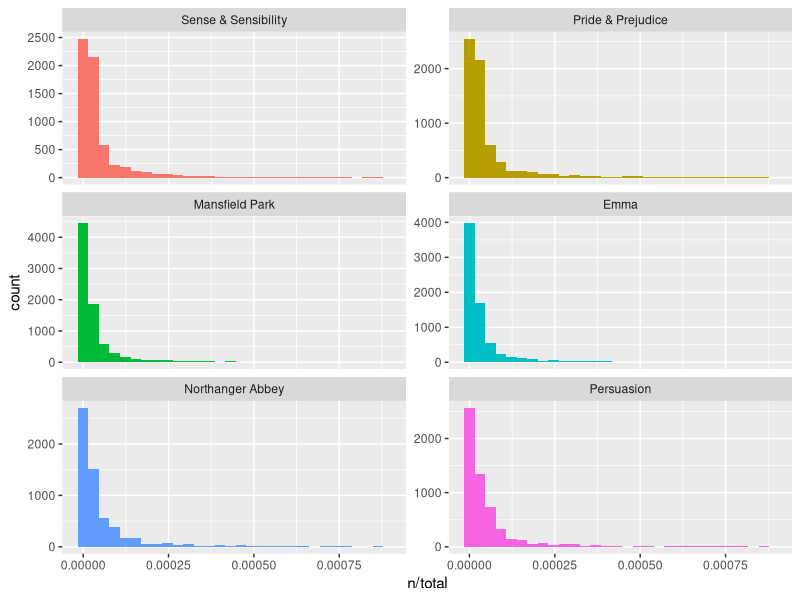
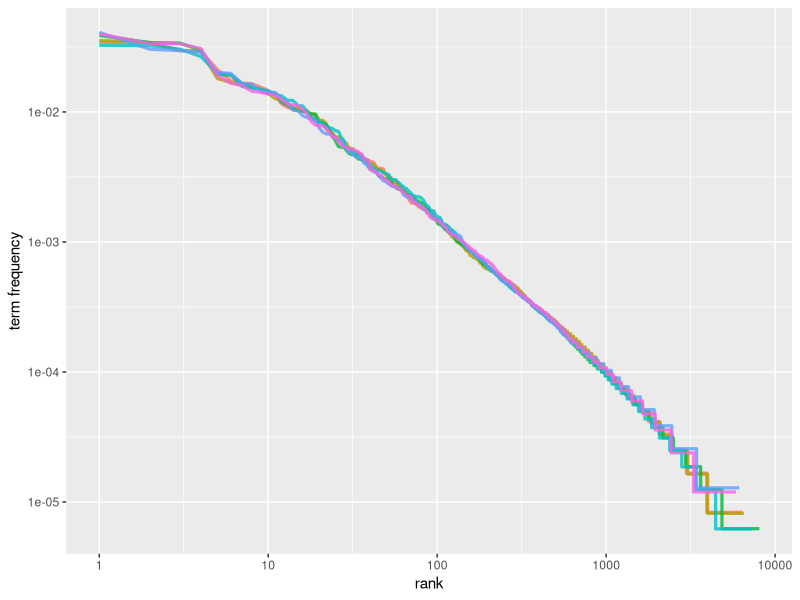
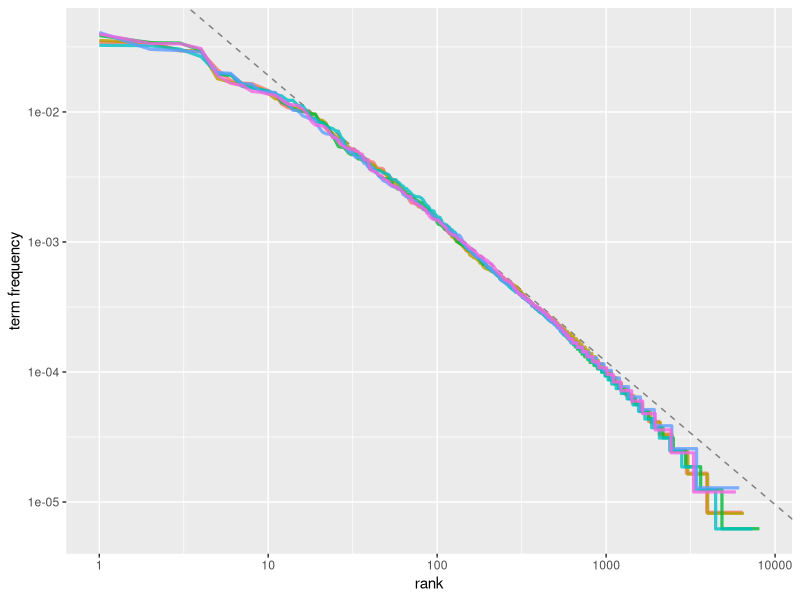

Write the R code that produced these figures, in order.
library(dplyr)
library(janeaustenr)
library(tidytext)

#Get the tokens
#count the frequency for each word

book_words <- austen_books() %>%
  unnest_tokens(word, text) %>%
  count(book, word, sort = TRUE)
  
#Group by book. count the total number of words in the books. 

total_words <- book_words %>%
  group_by(book) %>%
  summarise(total = sum(n))

#Join the data together so we have word, frequency, total words for each observation. 

book_words <- left_join(book_words, total_words, by = "book")

library(ggplot2)

ggplot(book_words, aes(n/total, fill = book)) +
  geom_histogram(show.legend = FALSE) +
  xlim(NA, 0.0009) +
  facet_wrap(~book, ncol = 2, scales = "free_y")

#Try to do the same thing as a column plot
#Need to create the calculated value (tf). 
#Will also need to crop the dataset to just 20 values so they can be displayed. 
#
#included_words <- c("the", "to", "and", "of", "her", "a", "i", "in", "was", "it")
#library(forcats)
#
#book_words <- book_words %>%
#  mutate(tf = n/total) %>%
#  group_by(book) %>%
#  filter(word %in% included_words) %>%
#  mutate(word = fct_reorder(word, desc(tf))) %>%
#  ungroup
#  
#
#  
#ggplot(book_words, aes(word, tf, fill = book)) +
#  geom_col(show.legend = TRUE) + 
#  facet_wrap(~book)
#
#####n.b. This code asks ggplot to do something it can't do. Rank the words by term frequency and then plot
#####smoothly descending curves for each. That's not possible because some words are used more than others (i.e.
##### 'to' is not the most consistently used word. For some books it's 'the'. So the factor reorder doesn't work.)
#####I tried using both mutate(word = reorder(word, tf) and forecats::fct_re_order(word, tf) before realising.)

frequency_by_rank <- book_words %>%
  group_by(book) %>%
  mutate(rank = row_number(), `term frequency` = n/total)

#Plotting Zipf's Law - on a log scale an inversely proportional relationship should have a constant slope. 

#Be careful with quotes. `term frequency` is correct. 'term frequency' works in mutate but not in ggplot and is incorrect.
ggplot(frequency_by_rank, aes(rank, `term frequency`, colour = book)) +
  geom_line(size = 1.1, alpha = 0.8, show.legend = FALSE) +
  scale_x_log10() +
  scale_y_log10()

#Viewing the curve as a series of power law calculations 

rank_subset <- frequency_by_rank %>% 
  filter(rank < 500,
         rank > 10)

lm(log10(`term frequency`) ~ log10(rank), data = rank_subset)

#Overlaying the fitted power law onto the plots from the books.
frequency_by_rank %>% 
  ggplot(aes(rank, `term frequency`, color = book)) + 
  geom_abline(intercept = -0.62, slope = -1.1, color = "gray50", linetype = 2) +
  geom_line(size = 1.1, alpha = 0.8, show.legend = FALSE) + 
  scale_x_log10() +
  scale_y_log10()
